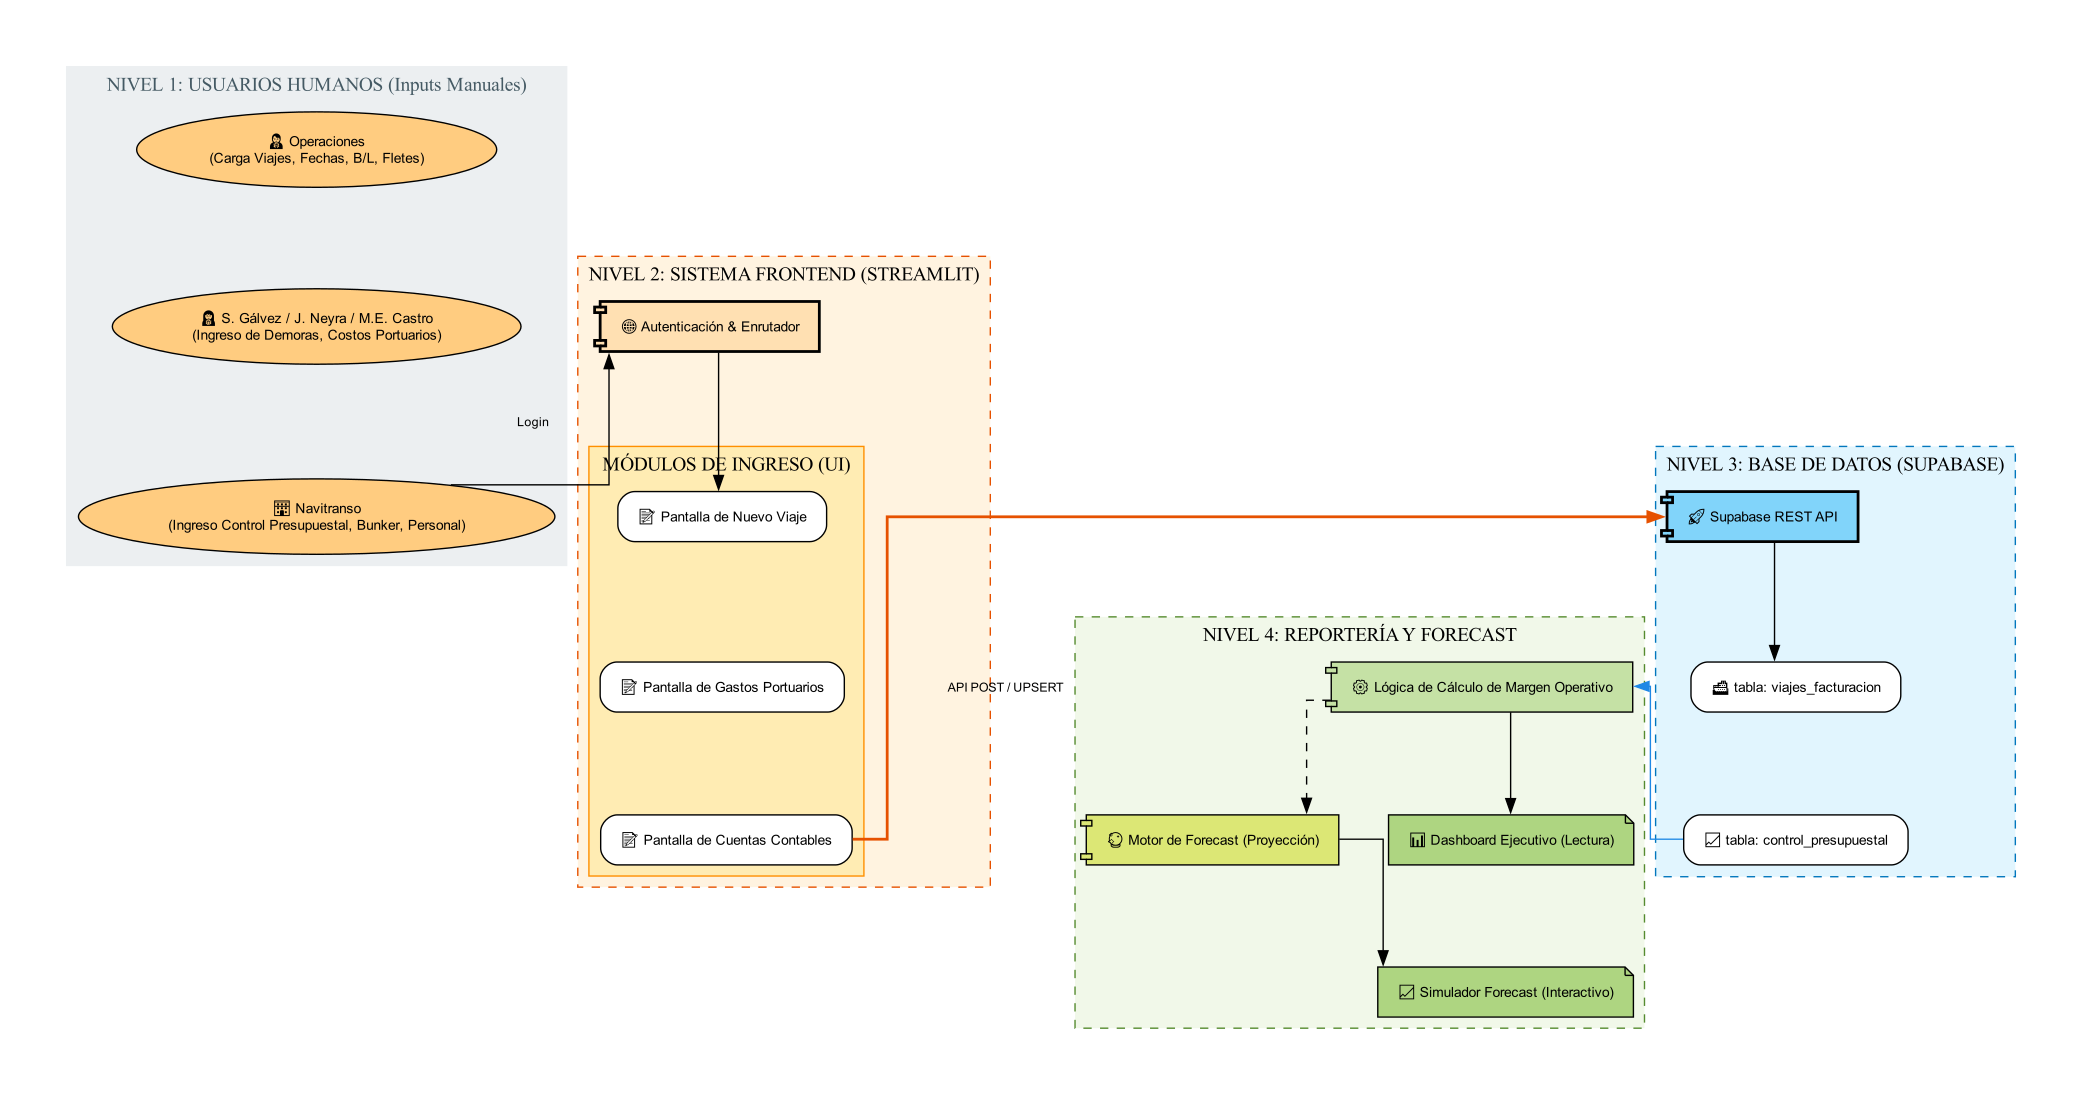

The script that drew this image:
import graphviz
import os

def generate_future_state_flowchart():
    base_name = "FLUJOGRAMA_EstadoFuturo_V1"
    output_filename = base_name
    
    print(f"Generando Flujograma Estado Futuro: {output_filename}.pdf")
    
    potential_paths = [
        r"C:\Program Files\Graphviz\bin",
        r"C:\Program Files (x86)\Graphviz\bin",
    ]
    for p in potential_paths:
        if os.path.exists(p) and p not in os.environ["PATH"]:
            os.environ["PATH"] += os.pathsep + p

    dot_code = """
    digraph FutureState {
        rankdir=TB;
        splines=ortho;
        nodesep=0.5;
        ranksep=1.0;
        compound=true;
        
        node [shape=box, style="filled,rounded", fontname="Arial", fontsize=10, margin="0.2,0.1"];
        edge [fontname="Arial", fontsize=9];

        # Estructura invisible para cascada vertical
        node [shape=point, width=0, height=0, style=invis];
        s1 -> s2 -> s3 -> s4 [style=invis, weight=1000];

        # Reset node style for actual nodes
        node [shape=box, width=auto, height=auto, style="filled,rounded"];

        # ==========================================
        #  NIVEL 1: USUARIOS (STAKEHOLDERS)
        # ==========================================
        subgraph cluster_lvl1 {
            label = "NIVEL 1: USUARIOS HUMANOS (Inputs Manuales)"; style="filled"; color="#ECEFF1"; fontcolor="#455A64";
            s1; 
            
            U1 [label="👨‍💼 Operaciones\\n(Carga Viajes, Fechas, B/L, Fletes)", shape=ellipse, fillcolor="#FFCC80"];
            U2 [label="👩‍💼 S. Gálvez / J. Neyra / M.E. Castro\\n(Ingreso de Demoras, Costos Portuarios)", shape=ellipse, fillcolor="#FFCC80"];
            U3 [label="🏢 Navitranso\\n(Ingreso Control Presupuestal, Bunker, Personal)", shape=ellipse, fillcolor="#FFCC80"];
            
            # Stacked vertical para mantener diagrama angosto
            U1 -> U2 -> U3 [style=invis, weight=10];
        }

        # ==========================================
        #  NIVEL 2: FRONTEND APP (STREAMLIT)
        # ==========================================
        subgraph cluster_lvl2 {
            label = "NIVEL 2: SISTEMA FRONTEND (STREAMLIT)"; style="filled,dashed"; fillcolor="#FFF3E0"; color="#E65100";
            s2;
            
            AppRouter [label="🌐 Autenticación & Enrutador", shape=component, fillcolor="#FFE0B2", penwidth=2];
            
            subgraph cluster_forms {
                label = "MÓDULOS DE INGRESO (UI)"; style="filled"; fillcolor="#FFECB3"; color="#FF8F00";
                FormViajes [label="📝 Pantalla de Nuevo Viaje", shape=rect, fillcolor="white"];
                FormCostos [label="📝 Pantalla de Gastos Portuarios", shape=rect, fillcolor="white"];
                FormPresup [label="📝 Pantalla de Cuentas Contables", shape=rect, fillcolor="white"];
                
                FormViajes -> FormCostos -> FormPresup [style=invis, weight=10];
            }
        }

        # ==========================================
        #  NIVEL 3: BASE DE DATOS (SUPABASE)
        # ==========================================
        subgraph cluster_lvl3 {
            label = "NIVEL 3: BASE DE DATOS (SUPABASE)"; style="filled,dashed"; fillcolor="#E1F5FE"; color="#0277BD";
            s3; 
            
            SupabaseAPI [label="🚀 Supabase REST API", shape=component, fillcolor="#81D4FA", penwidth=2];
            
            T_Viajes [label="🚢 tabla: viajes_facturacion", shape=record, fillcolor="white"];
            T_Presupuesto [label="📈 tabla: control_presupuestal", shape=record, fillcolor="white"];
            
            T_Viajes -> T_Presupuesto [style=invis, weight=10];
        }

        # ==========================================
        #  NIVEL 4: REPORTERÍA Y FORECAST
        # ==========================================
        subgraph cluster_lvl4 {
            label = "NIVEL 4: REPORTERÍA Y FORECAST"; style="filled,dashed"; fillcolor="#F1F8E9"; color="#558B2F";
            s4; 
            
            DashboardEngine [label="⚙️ Lógica de Cálculo de Margen Operativo", shape=component, fillcolor="#C5E1A5"];
            ForecastEngine [label="🔮 Motor de Forecast (Proyección)", shape=component, fillcolor="#DCE775"];
            
            ViewDash [label="📊 Dashboard Ejecutivo (Lectura)", shape=note, fillcolor="#AED581"];
            ViewForecast [label="📈 Simulador Forecast (Interactivo)", shape=note, fillcolor="#AED581"];
            
            ViewDash -> ViewForecast [style=invis, weight=10];
        }

        # --- CONEXIONES REALES ---
        
        # Nivel 1 a Nivel 2
        U3 -> AppRouter [label=" Login"];
        
        AppRouter -> FormViajes;
        
        # Nivel 2 a Nivel 3
        FormPresup -> SupabaseAPI [label=" API POST / UPSERT", color="#E65100", penwidth=2];
        
        SupabaseAPI -> T_Viajes;
        
        # Nivel 3 a Nivel 4
        T_Presupuesto -> DashboardEngine [color="#1E88E5"];
        
        DashboardEngine -> ViewDash;
        DashboardEngine -> ForecastEngine [style=dashed];
        ForecastEngine -> ViewForecast;
    }
    """
    
    try:
        src = graphviz.Source(dot_code)
        output_dir = os.path.dirname(os.path.abspath(__file__))
        file_path = src.render(filename=os.path.join(output_dir, output_filename), format='pdf', view=False, cleanup=True)
        print(f"Generado exitosamente: {os.path.abspath(file_path)}")
        
    except Exception as e:
        print(f"Error generando flujograma: {e}")

if __name__ == "__main__":
    generate_future_state_flowchart()
